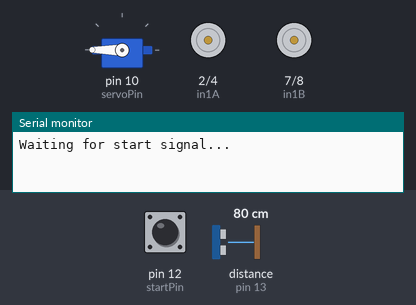
Recording of a sketch running on a simulated Arduino Uno, built with avr-gcc and run on an emulated ATmega328P. Shown: servo, motor-driver pin pairs drawn as motors (green arrow = first pin HIGH = forward, orange = second pin HIGH = backward, longer = more drive, scaled by the enable pin), the last lines printed to the serial monitor. Inputs (shaded band) come from the test bench; at power-on: pin 12 (startPin) HIGH, distance to the obstacle (sensor on pin 13) 80 cm. The echo pulse lasts 58.3 µs per cm.

Above: at 4.8 s.
4.9 s: pin 12 (startPin) pulled LOW for 0.15 s
At 5.2 s:
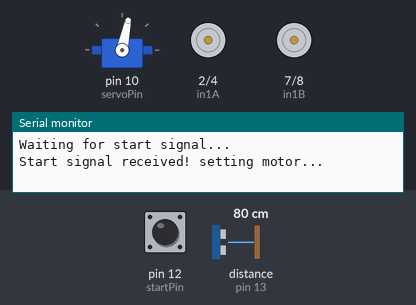
7.9 s: distance to the obstacle (sensor on pin 13) set to 33 cm
10.9 s: distance to the obstacle (sensor on pin 13) set to 27 cm
At 11.4 s:
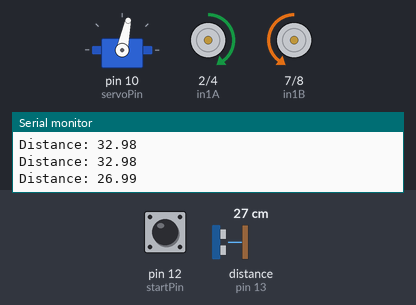
13.9 s: distance to the obstacle (sensor on pin 13) set to 35 cm
At 14.41 s:
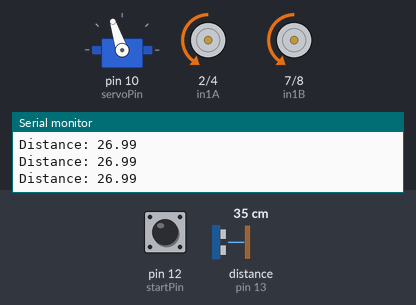
16.9 s: distance to the obstacle (sensor on pin 13) set to 2 cm
At 18.2 s:
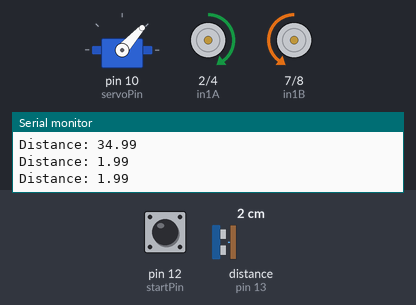
Timing chart, 0 to 20.9 s (numbered marks = the images above; inputs shaded):
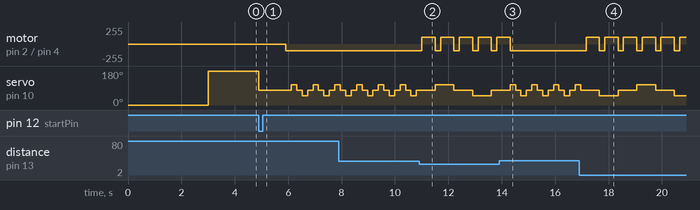

Measured:
- the behaviour switches between 31 and 30 cm on distance to the obstacle (sensor on pin 13) (found by bisection; images 1 and 2)
- after the input at 4.9 s, motor on pin 2 (in1A) / pin 4 (in2A), motor on pin 7 (in1B) / pin 8 (in2B): stopped → backward 100/255 after 1.0 s; servo on pin 10 (servoPin): 180° → 78° at once, then repeats every 0.82 s: 108° 0.21 s, 78° 0.21 s, 48° 0.21 s, 78° 0.21 s
- after the input at 10.9 s, motor on pin 2 (in1A) / pin 4 (in2A): alternates forward 100/255 for 0.50 s and backward 100/255 for 0.20 s, starting after 0.10 s
- after the input at 13.9 s, motor on pin 2 (in1A) / pin 4 (in2A): goes on until 14.3 s, then stays backward 100/255
- after the input at 16.9 s, motor on pin 2 (in1A) / pin 4 (in2A): alternates forward 100/255 for 0.50 s and backward 100/255 for 0.20 s, starting after 0.26 s

The sketch:

1_servo_driver_integration.ino
```cpp
//This code tries to integrate functional sub-systems of the PAMI
//US sensor and motor driver with normal DC motors for now
// Include the Servo library
#include <Servo.h>


//Servo settings
// Declare the Servo pin
const int servoPin = 10;
// Create a servo object
Servo myServo;

int servoState = 0;

//Ultrasound sensor settings
const int trigPin = 6;
const int echoPin = 13;
float duration, distance;
bool obstacle = false;


const int startPin = 12;  // Best practice


// Motor A
int pwmA = 3;
int in1A = 2;
int in2A = 4;

// Motor B
int pwmB = 11;
int in1B = 7;
int in2B = 8;

// Motor Speed Values - Start at zero
int MotorSpeed1 = 100;
int MotorSpeed2 = 100;

void setup() {
  Serial.begin(9600);  // Start serial communication (optional)

  // Set all the motor control pins to outputs
  pinMode(pwmA, OUTPUT);
  pinMode(pwmB, OUTPUT);
  pinMode(in1A, OUTPUT);
  pinMode(in2A, OUTPUT);
  pinMode(in1B, OUTPUT);
  pinMode(in2B, OUTPUT);

  // Set ultrasound sensor pins
  pinMode(trigPin, OUTPUT);
  pinMode(echoPin, INPUT);

  // put your setup code here, to run once:
  myServo.attach(servoPin);

  myServo.write(0);
  delay(3000);
  myServo.write(180);
  delay(1000);

  // Set start pin and wait until pressed
  pinMode(startPin, INPUT_PULLUP);  // Set the pin as an input
  Serial.println("Waiting for start signal...");
  while (digitalRead(startPin) == HIGH) {
    // Do nothing, just wait
  }

  Serial.println("Start signal received! setting motor...");

  // Make servo go to 90 degrees
  myServo.write(78); //78 degrees seems to be looking straight in front for the robot
  delay(1000);


  // Set Motor A forward
  digitalWrite(in1A, LOW);
  digitalWrite(in2A, HIGH);

  // Set Motor B forward
  digitalWrite(in1B, LOW);
  digitalWrite(in2B, HIGH);

  // Set the motor speeds
  analogWrite(pwmA, MotorSpeed1);
  analogWrite(pwmB, MotorSpeed2);
  Serial.println("end of setup");


}


void loop() {
  servoState++;
  if (servoState == 0){
    myServo.write(48);
    delay(100);
  }else if (servoState == 1){
    myServo.write(78);
    delay(100);
  }else if (servoState == 2){
    myServo.write(108);
    delay(100);
  }else if (servoState == 3){
    myServo.write(78);
    delay(100);
    servoState = -1;
  }


  // put your main code here, to run repeatedly:
  digitalWrite(trigPin, LOW);
  delayMicroseconds(2);
  digitalWrite(trigPin, HIGH);
  delayMicroseconds(10);
  digitalWrite(trigPin, LOW);

  duration = pulseIn(echoPin, HIGH); //code blocks here until gets response (or times out, max 1 second)
                                     //can set different timout like this: duration = pulseIn(echoPin, HIGH, 30000);  // Timeout in 30ms
  distance = (duration*.0343)/2;
  Serial.print("Distance: ");
  Serial.println(distance);
  delay(100);

  if(distance < 30){ //les than x cm then rotate

  // Set Motor A backward
  digitalWrite(in1A, HIGH);
  digitalWrite(in2A, LOW);

  // Set Motor B forward
  digitalWrite(in1B, LOW);
  digitalWrite(in2B, HIGH);

  delay(500);

  // Set Motor A forward
  digitalWrite(in1A, LOW);
  digitalWrite(in2A, HIGH);

  // Set Motor B forward
  digitalWrite(in1B, LOW);
  digitalWrite(in2B, HIGH);

  }

}
```
